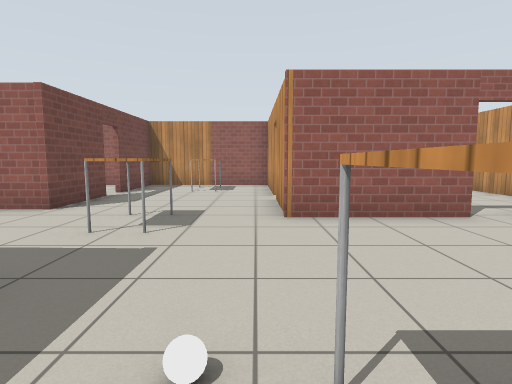
[1] (above)

19 first-person views from a walk through a world built for the Gazebo simulator. The camera is 1 m above the floor, tilts 6° down and sees 80° across. The floor is counted in squares, 1 m on a side. Each view is taken from the middle of a square. On the plan, view 1 faces up. The plan holds only what a view shows up to about 12 squares ahead; the rest is blank. Simple patterns stand in for the simulator's built-in surfaces.

[2]
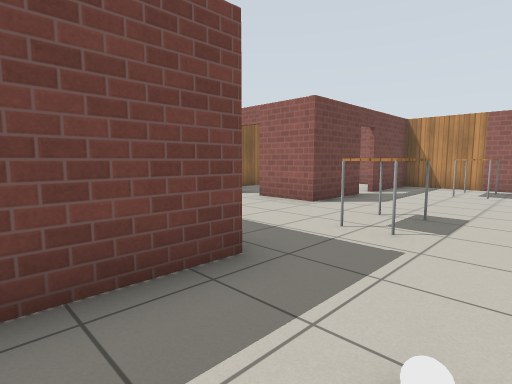

[3]
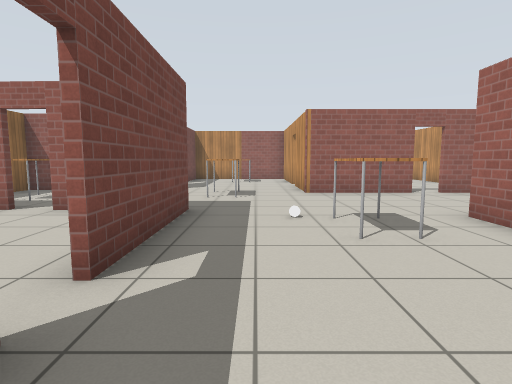

[4]
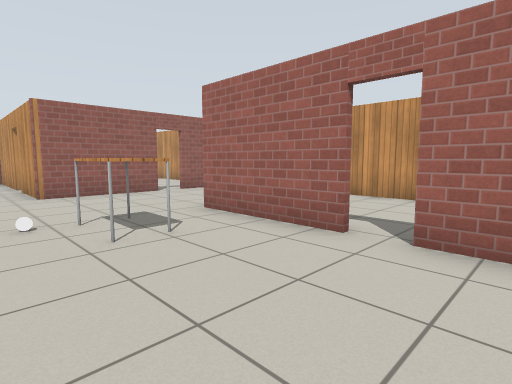

[5]
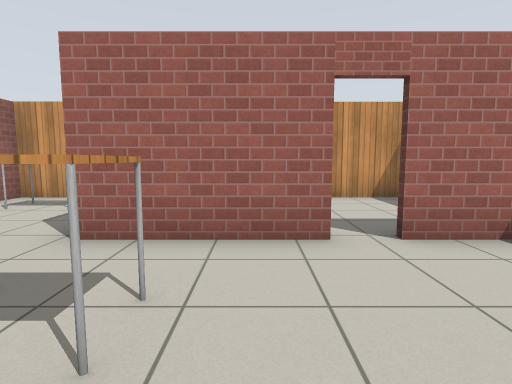

[6]
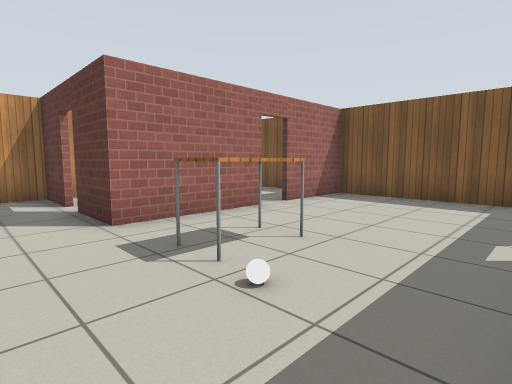

[7]
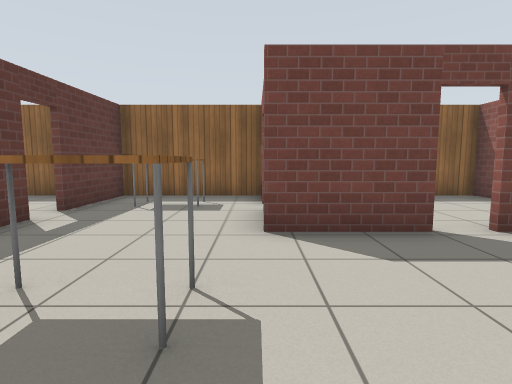

[8]
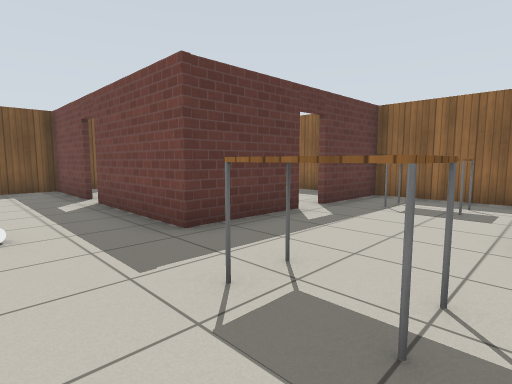

[9]
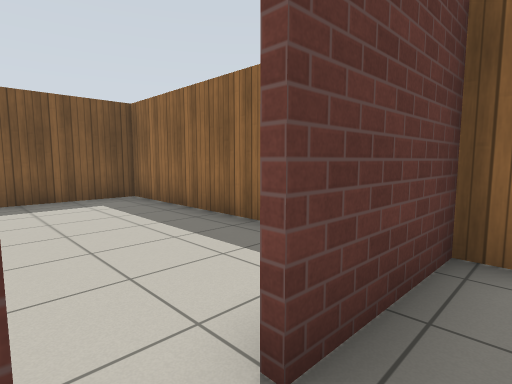

[10]
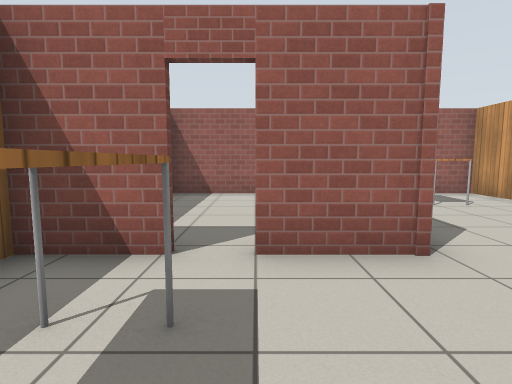

[11]
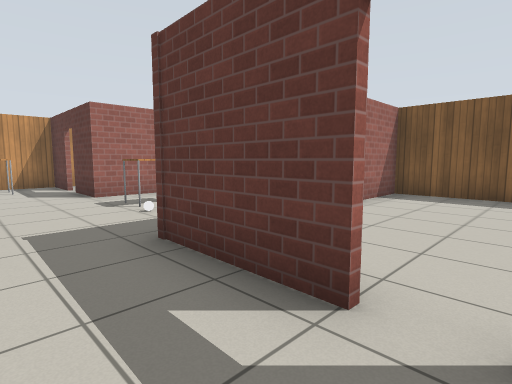

[12]
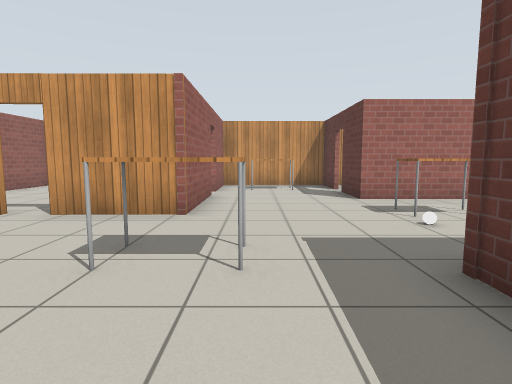

[13]
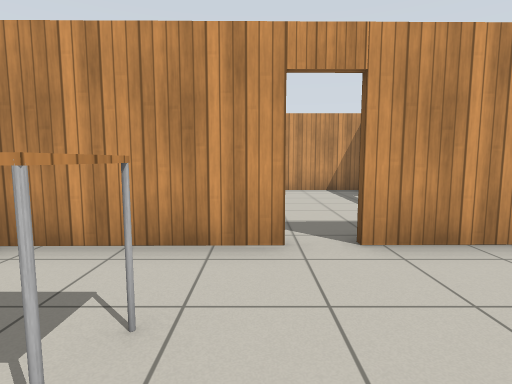

[14]
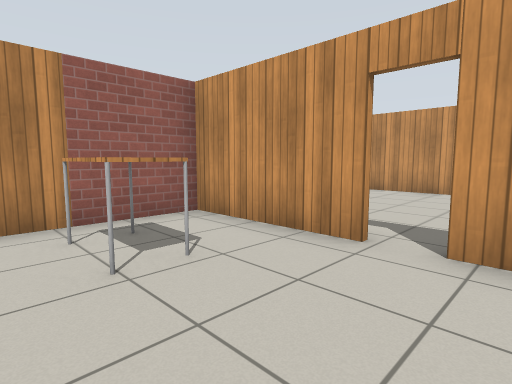

[15]
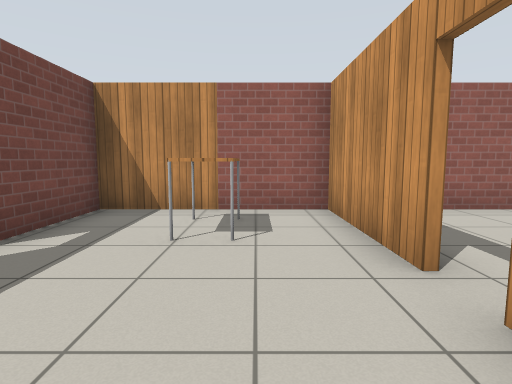

[16]
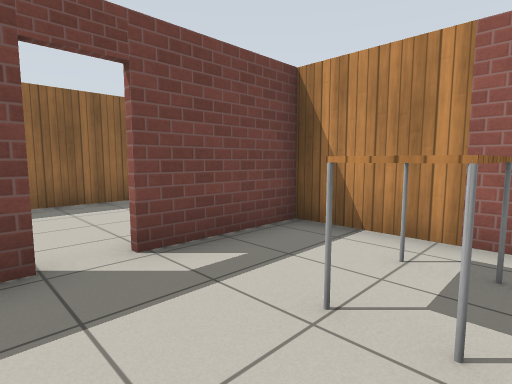

[17]
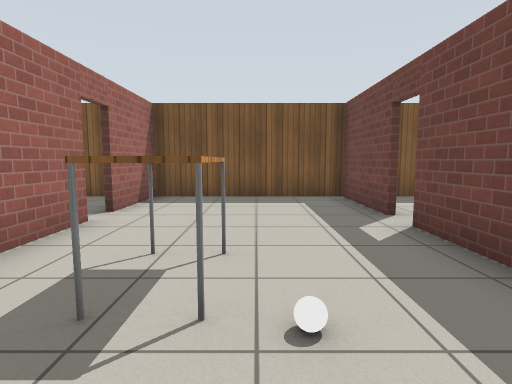

[18]
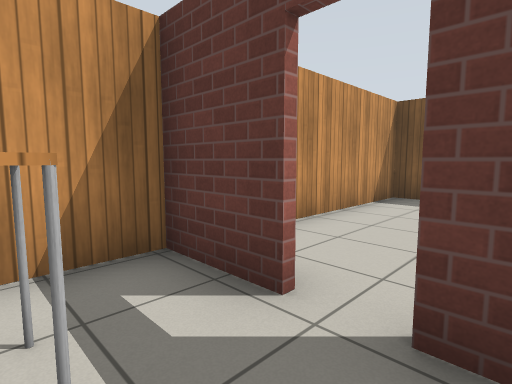

[19]
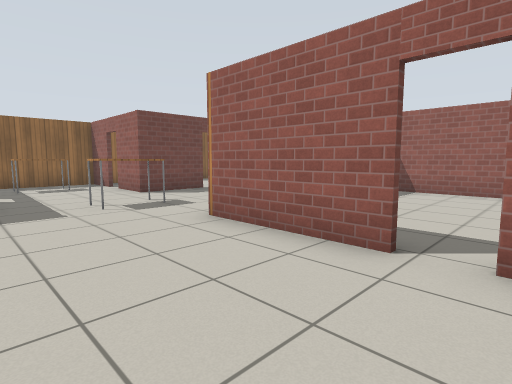

### Floor plan
Points are (right, up) in squares from view 1. A wall is a line through its corners. A room is listed if a view was taken in it or the views show most of it. See-through windows are left out.
Room 1 (views 1, 2, 3, 4, 5, 6, 7, 8, 9, 10, 11, 12, 13, 14, 15, 16, 17, 18, 19)
walls: (-5.1, 2.2) (-2.4, 2.1) (-2.4, -1.6); (3.9, 5.3) (0.5, 5.3) (0.5, 7.8); (-2.4, -2.4) (-2.4, -5.4); (0.5, 8.6) (0.5, 12.1) (-4.2, 12.1) (-4.2, 9.3); (2.8, -2) (2.8, 1.3) (4.5, 1.3); (-4.2, 8.5) (-4.2, 6.1) (-6, 6.1); (5.4, 1.3) (7.1, 1.3) (7.1, 5.3) (4.6, 5.3); (-6.9, 6.1) (-8.6, 6.1) (-8.6, 2.3) (-5.9, 2.2); (-2.1, -5.3) (3.1, -5.3); (2.8, -5.4) (2.8, -2.8)
ways out: open door at (-5.5, 2) to room 2; open door at (-2.5, -2) to room 2; open door at (1, 8) to room 3; open door at (-6.5, 6) to room 4; open door at (-4, 9) to room 4; open door at (3, -2.5) to room 5; open door at (5, 1) to room 5; open door at (4, 5)
objects: table (-7, 4) to (-7, 5); table (-2, 4) to (-2, 5); table (-2, 10) to (-2, 11); white ball (0, 1); table (1, 0) to (1, 1); table (5, 3) to (6, 4)
Room 2 (no view inside)
walls: (-8.6, 0.4) (-8.6, -5.3) (-2.1, -5.3); (-2.5, -5.4) (-2.5, -3.2)
ways out: open door at (-5.5, 2) to room 1; open door at (-2.5, -2) to room 1
Room 3 (no view inside)
walls: (7, 12.1) (1.2, 12.1); (7.1, 5.5) (7.1, 11.6)
ways out: open door at (1, 8) to room 1
Room 4 (no view inside)
walls: (-5.5, 12.1) (-8.6, 12.1) (-8.6, 7.8)
ways out: open door at (-6.5, 6) to room 1; open door at (-4, 9) to room 1
Room 5 (no view inside)
walls: (3.1, -5.3) (7.1, -5.3) (7.1, 0.7)
ways out: open door at (3, -2.5) to room 1; open door at (5, 1) to room 1

Positions as (right, up) in squares from view 1, and headings:
1: (0, 0), facing up
2: (0, 0), facing up-left
3: (-1, -4), facing up
4: (-1, -4), facing up-right
5: (-1, -1), facing right
6: (-2, 3), facing down-right
7: (0, 6), facing left
8: (0, 6), facing down-left
9: (-5, 3), facing down-left
10: (-6, 3), facing up
11: (-6, 4), facing down-right
12: (-5, 4), facing right
13: (-3, 9), facing right
14: (-3, 7), facing up-right
15: (-1, 6), facing up
16: (-1, 8), facing up-left
17: (0, 3), facing down
18: (4, 3), facing down-right
19: (5, 2), facing up-left
